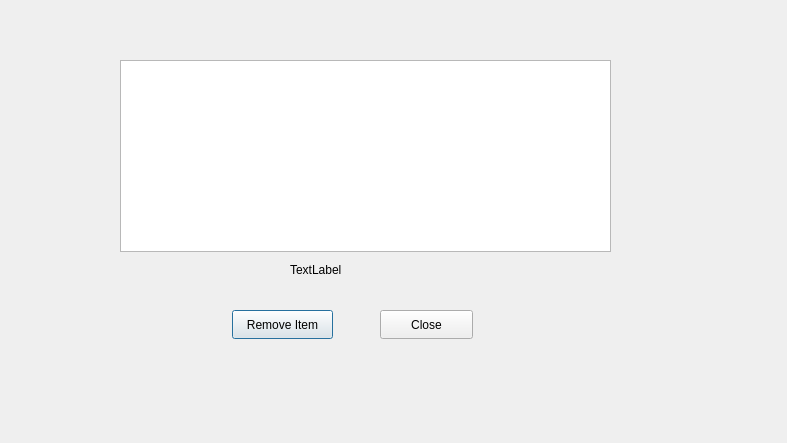
<?xml version="1.0" encoding="UTF-8"?>
<ui version="4.0">
 <class>CartDialog</class>
 <widget class="QDialog" name="CartDialog">
  <property name="geometry">
   <rect>
    <x>0</x>
    <y>0</y>
    <width>787</width>
    <height>443</height>
   </rect>
  </property>
  <property name="windowTitle">
   <string>Dialog</string>
  </property>
  <widget class="QTableWidget" name="cartTable">
   <property name="geometry">
    <rect>
     <x>120</x>
     <y>60</y>
     <width>491</width>
     <height>192</height>
    </rect>
   </property>
  </widget>
  <widget class="QPushButton" name="removeItemButton">
   <property name="geometry">
    <rect>
     <x>232</x>
     <y>310</y>
     <width>101</width>
     <height>29</height>
    </rect>
   </property>
   <property name="text">
    <string>Remove Item</string>
   </property>
  </widget>
  <widget class="QPushButton" name="closeButton">
   <property name="geometry">
    <rect>
     <x>380</x>
     <y>310</y>
     <width>93</width>
     <height>29</height>
    </rect>
   </property>
   <property name="text">
    <string>Close</string>
   </property>
  </widget>
  <widget class="QLabel" name="totalPriceLabel">
   <property name="geometry">
    <rect>
     <x>290</x>
     <y>260</y>
     <width>121</width>
     <height>20</height>
    </rect>
   </property>
   <property name="text">
    <string>TextLabel</string>
   </property>
  </widget>
 </widget>
 <resources/>
 <connections/>
</ui>
